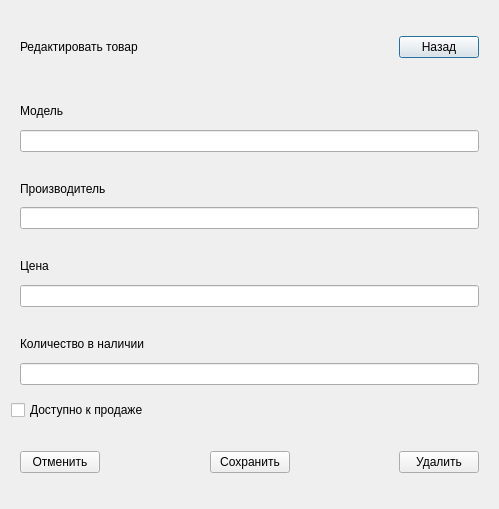
<?xml version="1.0" encoding="UTF-8"?>
<ui version="4.0">
 <class>ProductItemManager</class>
 <widget class="QDialog" name="ProductItemManager">
  <property name="geometry">
   <rect>
    <x>0</x>
    <y>0</y>
    <width>499</width>
    <height>509</height>
   </rect>
  </property>
  <property name="windowTitle">
   <string>Dialog</string>
  </property>
  <layout class="QVBoxLayout" name="verticalLayout_5">
   <item>
    <widget class="QWidget" name="widget_6" native="true">
     <layout class="QHBoxLayout" name="horizontalLayout_2">
      <item>
       <widget class="QLabel" name="label">
        <property name="text">
         <string>Редактировать товар</string>
        </property>
       </widget>
      </item>
      <item>
       <spacer name="horizontalSpacer_3">
        <property name="orientation">
         <enum>Qt::Horizontal</enum>
        </property>
        <property name="sizeHint" stdset="0">
         <size>
          <width>40</width>
          <height>20</height>
         </size>
        </property>
       </spacer>
      </item>
      <item>
       <widget class="QPushButton" name="backBtn">
        <property name="text">
         <string>Назад</string>
        </property>
       </widget>
      </item>
     </layout>
    </widget>
   </item>
   <item>
    <widget class="QWidget" name="widget" native="true">
     <layout class="QVBoxLayout" name="verticalLayout">
      <item>
       <widget class="QLabel" name="label_5">
        <property name="text">
         <string>Модель</string>
        </property>
       </widget>
      </item>
      <item>
       <widget class="QLineEdit" name="modelLe"/>
      </item>
     </layout>
    </widget>
   </item>
   <item>
    <widget class="QWidget" name="widget_2" native="true">
     <layout class="QVBoxLayout" name="verticalLayout_2">
      <item>
       <widget class="QLabel" name="label_4">
        <property name="text">
         <string>Производитель</string>
        </property>
       </widget>
      </item>
      <item>
       <widget class="QLineEdit" name="vendorLe"/>
      </item>
     </layout>
    </widget>
   </item>
   <item>
    <widget class="QWidget" name="widget_3" native="true">
     <layout class="QVBoxLayout" name="verticalLayout_3">
      <item>
       <widget class="QLabel" name="label_3">
        <property name="text">
         <string>Цена</string>
        </property>
       </widget>
      </item>
      <item>
       <widget class="QLineEdit" name="priceLe"/>
      </item>
     </layout>
    </widget>
   </item>
   <item>
    <widget class="QWidget" name="widget_4" native="true">
     <layout class="QVBoxLayout" name="verticalLayout_4">
      <item>
       <widget class="QLabel" name="label_2">
        <property name="text">
         <string>Количество в наличии</string>
        </property>
       </widget>
      </item>
      <item>
       <widget class="QLineEdit" name="inStockLe"/>
      </item>
     </layout>
    </widget>
   </item>
   <item>
    <widget class="QCheckBox" name="isAvailable">
     <property name="text">
      <string>Доступно к продаже</string>
     </property>
    </widget>
   </item>
   <item>
    <widget class="QWidget" name="widget_5" native="true">
     <layout class="QHBoxLayout" name="horizontalLayout">
      <item>
       <widget class="QPushButton" name="cancelBtn">
        <property name="text">
         <string>Отменить</string>
        </property>
       </widget>
      </item>
      <item>
       <spacer name="horizontalSpacer">
        <property name="orientation">
         <enum>Qt::Horizontal</enum>
        </property>
        <property name="sizeHint" stdset="0">
         <size>
          <width>40</width>
          <height>20</height>
         </size>
        </property>
       </spacer>
      </item>
      <item>
       <widget class="QPushButton" name="saveBtn">
        <property name="text">
         <string>Сохранить</string>
        </property>
       </widget>
      </item>
      <item>
       <spacer name="horizontalSpacer_2">
        <property name="orientation">
         <enum>Qt::Horizontal</enum>
        </property>
        <property name="sizeHint" stdset="0">
         <size>
          <width>40</width>
          <height>20</height>
         </size>
        </property>
       </spacer>
      </item>
      <item>
       <widget class="QPushButton" name="deleteBtn">
        <property name="text">
         <string>Удалить</string>
        </property>
       </widget>
      </item>
     </layout>
    </widget>
   </item>
  </layout>
 </widget>
 <resources/>
 <connections/>
</ui>
